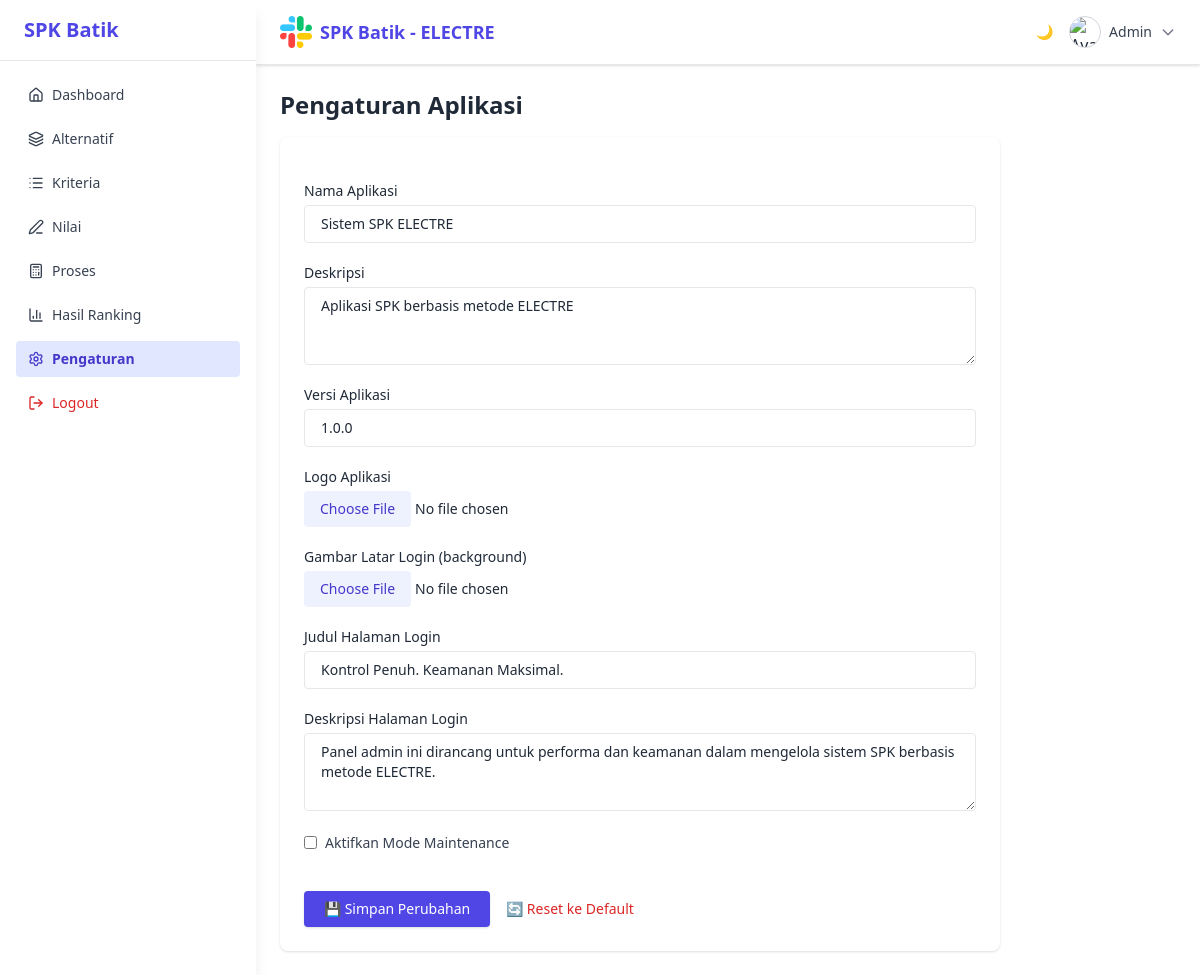
Page /app/views/pengaturan/index.php (signed in) on the committed database.
### tables this page shows
CREATE TABLE `pengaturan` (
  `id` int NOT NULL,
  `nama_aplikasi` varchar(100) DEFAULT NULL,
  `deskripsi` text,
  `versi` varchar(10) DEFAULT NULL,
  `logo` varchar(255) DEFAULT NULL,
  `maintenance` tinyint(1) DEFAULT '0',
  `background_image` varchar(255) DEFAULT NULL,
  `footer_text` text,
  `login_judul` varchar(255) DEFAULT 'Kontrol Penuh. Keamanan Maksimal.',
  `login_deskripsi` text
);

### app/views/pengaturan/index.php (the view, shortened to what this page needs)
<?php
require_once '../../../config/db.php';
$pageTitle = "Pengaturan";
$stmt = $conn->prepare("SELECT * FROM pengaturan WHERE id = 1");
$stmt->execute();
$pengaturan = $stmt->fetch(PDO::FETCH_ASSOC);
?>
<!DOCTYPE html>
<html lang="id">
<head>
  <script src="https://cdn.tailwindcss.com"></script>
</head>
<body class="bg-white dark:bg-gray-900 text-gray-800 dark:text-white min-h-screen flex transition">
<?php include '../layouts/sidebar.php'; ?>
<div class="ml-64 flex-1 flex flex-col">
  <?php include '../layouts/topbar.php'; ?>
  <main class="flex-1 px-6 py-6 max-w-3xl">
    <h1 class="text-2xl font-bold mb-4"><?= $pageTitle ?> Aplikasi</h1>
    <form action="../../controllers/pengaturan/update.php" method="POST" enctype="multipart/form-data" class="bg-white dark:bg-gray-800 p-6 rounded-lg shadow space-y-5">
      <div>
        <label class="block text-sm font-medium">Nama Aplikasi</label>
        <input type="text" name="nama_aplikasi" required
               value="<?= htmlspecialchars($pengaturan['nama_aplikasi']) ?>"
               class="mt-1 block w-full px-4 py-2 border rounded text-sm dark:bg-gray-900 dark:border-gray-600">
      </div>
      <div>
        <label class="block text-sm font-medium">Deskripsi</label>
        <textarea name="deskripsi" rows="3" required
                  class="mt-1 block w-full px-4 py-2 border rounded text-sm dark:bg-gray-900 dark:border-gray-600"><?= htmlspecialchars($pengaturan['deskripsi']) ?></textarea>
      </div>
      <div>
        <label class="block text-sm font-medium">Versi Aplikasi</label>
        <input type="text" name="versi"
               value="<?= htmlspecialchars($pengaturan['versi']) ?>"
               class="mt-1 block w-full px-4 py-2 border rounded text-sm dark:bg-gray-900 dark:border-gray-600">
      </div>
      <div>
        <label class="block text-sm font-medium">Logo Aplikasi</label>
        <input type="file" name="logo" accept="image/*"
               class="mt-1 block w-full text-sm file:py-2 file:px-4 file:rounded file:border-0
                      file:bg-indigo-50 file:text-indigo-700 hover:file:bg-indigo-100"
               onchange="previewImage(this, 'logoPreview')">
      </div>
      <div>
        <label class="block text-sm font-medium">Gambar Latar Login (background)</label>
        <input type="file" name="background_image" accept="image/*"
               class="mt-1 block w-full text-sm file:py-2 file:px-4 file:rounded file:border-0
                      file:bg-indigo-50 file:text-indigo-700 hover:file:bg-indigo-100"
               onchange="previewImage(this, 'bgPreview')">
      </div>
      <div>
        <label class="block text-sm font-medium">Judul Halaman Login</label>
        <input type="text" name="login_judul"
               value="<?= htmlspecialchars($pengaturan['login_judul'] ?? '') ?>"
               class="mt-1 block w-full px-4 py-2 border rounded text-sm dark:bg-gray-900 dark:border-gray-600">
      </div>
      <div>
        <label class="block text-sm font-medium">Deskripsi Halaman Login</label>
        <textarea name="login_deskripsi" rows="3"
                  class="mt-1 block w-full px-4 py-2 border rounded text-sm dark:bg-gray-900 dark:border-gray-600"><?= htmlspecialchars($pengaturan['login_deskripsi'] ?? '') ?></textarea>
      </div>
      <div>
        <label class="inline-flex items-center cursor-pointer">
          <input type="checkbox" name="maintenance" value="1"
                 <?= ($pengaturan['maintenance'] ?? 0) ? 'checked' : '' ?>
                 class="form-checkbox text-indigo-600 rounded">
          <span class="ml-2 text-sm text-gray-700 dark:text-gray-300">Aktifkan Mode Maintenance</span>
        </label>
      </div>
      <div class="pt-4 flex items-center gap-4">
        <button type="submit"
                class="bg-indigo-600 hover:bg-indigo-700 text-white px-5 py-2 rounded text-sm font-medium shadow">
          💾 Simpan Perubahan
        </button>
        <a href="../../controllers/pengaturan/reset.php"
           onclick="return confirm('Yakin ingin reset ke default?')"
           class="text-sm text-red-600 hover:underline">🔄 Reset ke Default</a>
      </div>
    </form>
  </main>
</div>
</body>
</html>

### rows in the picture
pengaturan: nama_aplikasi "Sistem SPK ELECTRE", deskripsi "Aplikasi SPK berbasis metode ELECTRE", versi "1.0.0", login_judul "Kontrol Penuh. Keamanan Maksimal.", login_deskripsi "Panel admin ini dirancang untuk performa dan keamanan dalam mengelola sistem SPK berbasis metode ELECTRE."

### other values in the picture
$title "Dashboard"
$title "Alternatif"
$title "Kriteria"
$title "Nilai"
$title "Proses"
$title "Hasil Ranking"
$title "Pengaturan"
$_SESSION['user']['username'] "Admin"
$pageTitle "Pengaturan"
